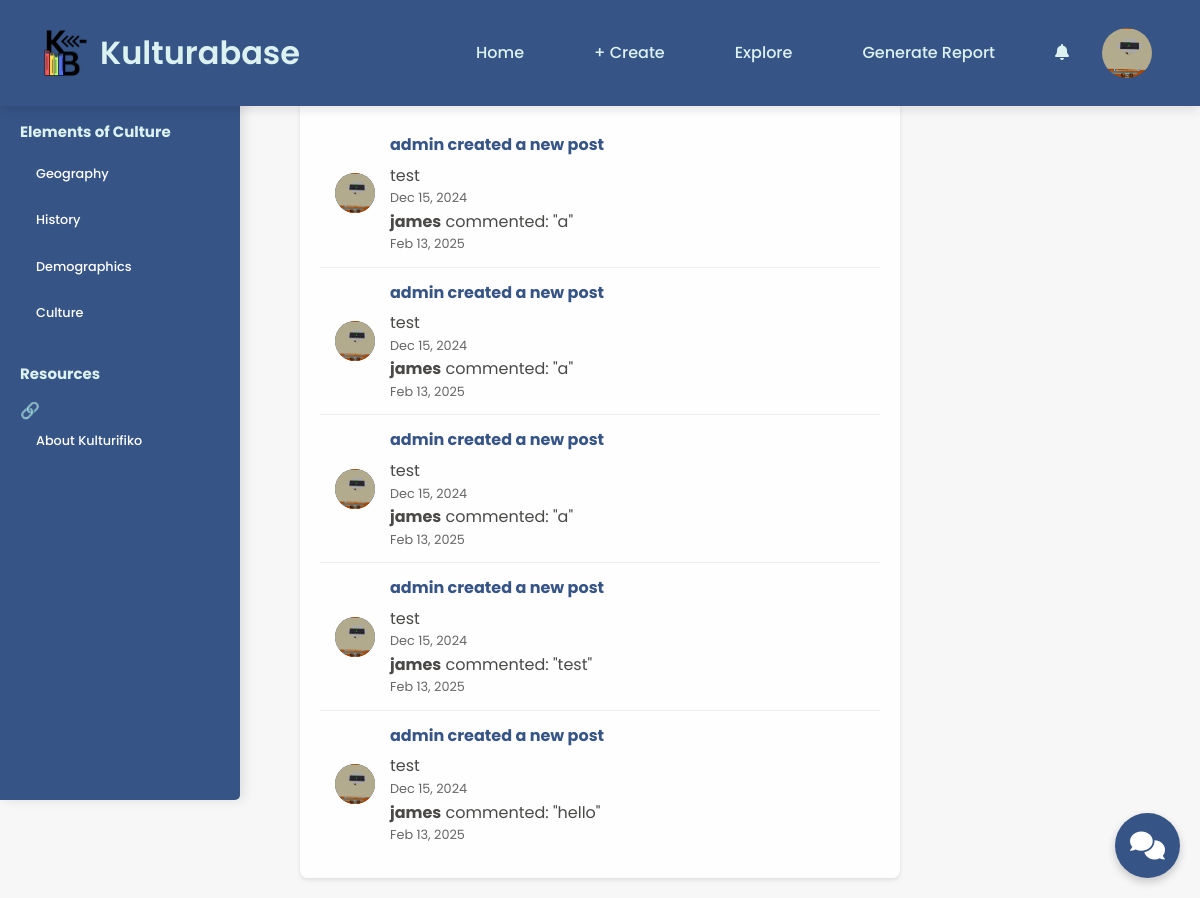
Page /user/notification.php (signed in) on the earlier database version.
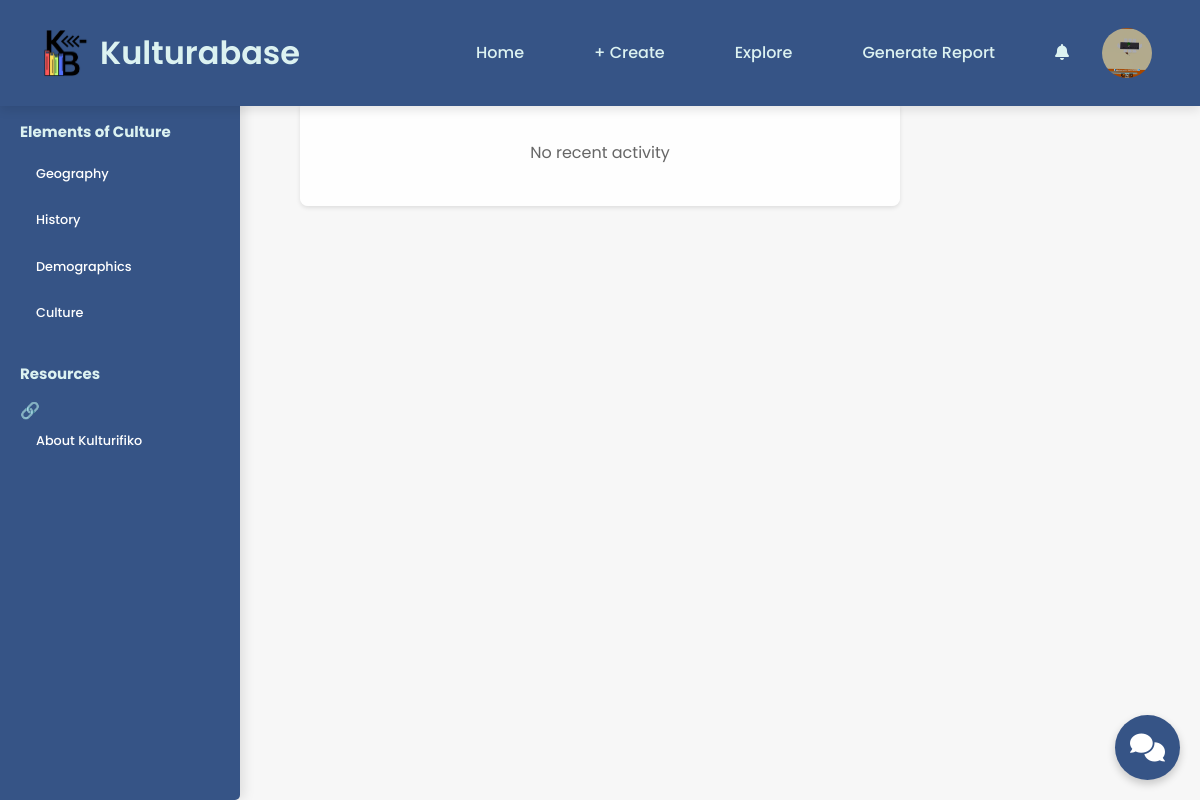
Same page on the later database version.
### tables this page shows
CREATE TABLE `users` (
  `id` int(11) NOT NULL,
  `email` varchar(255) NOT NULL,
  `username` varchar(255) NOT NULL,
  `password` varchar(255) NOT NULL,
  `full_name` varchar(255) NOT NULL,
  `about` text DEFAULT NULL,
  `location` varchar(255) DEFAULT NULL,
  `birthday` date DEFAULT NULL,
  `website` varchar(255) DEFAULT NULL,
  `skills` text DEFAULT NULL,
  `profile_picture` varchar(255) DEFAULT 'user/assets/hero/v07_20@Shanks.png',
  `isAdmin` tinyint(1) NOT NULL DEFAULT 0
);

CREATE TABLE `comments` (
  `id` int(11) NOT NULL,
  `post_id` int(11) NOT NULL,
  `user_id` int(11) NOT NULL,
  `comment_text` text NOT NULL,
  `created_at` timestamp NOT NULL DEFAULT current_timestamp()
);

CREATE TABLE `posts` (
  `id` int(11) NOT NULL,
  `user_id` int(11) NOT NULL,
  `title` varchar(300) NOT NULL,
  `description` text NOT NULL,
  `file_path` varchar(255) DEFAULT NULL,
  `culture_elements` varchar(255) DEFAULT NULL,
  `learning_styles` varchar(255) DEFAULT NULL,
  `created_at` timestamp NOT NULL DEFAULT current_timestamp()
);

### user/notification.php (the view, shortened to what this page needs)
<?php
require 'db_conn.php';
$isAdmin = $_SESSION['isAdmin'];
?>
<!DOCTYPE html>
<html lang="en">
<head>
    <link rel="stylesheet" href="https://cdnjs.cloudflare.com/ajax/libs/font-awesome/6.0.0-beta3/css/all.min.css">
    <body>
    <?php
    if (isset($_SESSION['isAdmin']) && $_SESSION['isAdmin'] == 1) {
        include 'components/layout/admin/navbar.php';
    } else {
        include 'components/layout/guest/navbar.php';
    }
    ?>
<div class="notification-container">
    <?php
    if ($isAdmin) {
        $query = "SELECT
                    p.title AS post_title,
                    p.created_at AS post_created_at,
                    u.username AS post_creator,
                    u.profile_picture AS user_avatar,
                    c.comment_text,
                    c.created_at AS comment_created_at,
                    c.user_id AS comment_user_id,
                    cu.username AS comment_user,
                    l.created_at AS like_created_at,
                    l.user_id AS like_user_id,
                    lu.username AS like_user
                FROM posts p
                JOIN users u ON p.user_id = u.id
                LEFT JOIN comments c ON p.id = c.post_id
                LEFT JOIN users cu ON c.user_id = cu.id
                LEFT JOIN likes l ON p.id = l.post_id
                LEFT JOIN users lu ON l.user_id = lu.id
                ORDER BY GREATEST(
                    IFNULL(p.created_at, 0),
                    IFNULL(c.created_at, 0),
                    IFNULL(l.created_at, 0)
                ) DESC
                LIMIT 20";
        $stmt = $conn->prepare($query);
    }
    $stmt->execute();
    $result = $stmt->get_result();
    if ($result->num_rows > 0) {
        while ($row = $result->fetch_assoc()) {
            $postTimeAgo = getTimeAgo(strtotime($row['post_created_at']));
            $commentTimeAgo = isset($row['comment_created_at']) ? getTimeAgo(strtotime($row['comment_created_at'])) : null;
            echo '<div class="notification-item">
                    <div class="notification-avatar">';
            if (!empty($row['user_avatar'])) {
                echo '<img src="' . htmlspecialchars($row['user_avatar']) . '" alt="User avatar" style="width: 40px; height: 40px; border-radius: 50%; object-fit: cover;">';
            } else {
                echo htmlspecialchars($row['avatar_letter']);
            }
            echo '</div>
                    <div class="notification-content">';
            echo '<div class="notification-title">
                    ' . htmlspecialchars($row['post_creator']) . ' created a new post
                  </div>
                  <div>' . htmlspecialchars($row['post_title']) . '</div>
                  <div class="notification-time">' . $postTimeAgo . '</div>';
            if (!empty($row['comment_text'])) {
                echo '<div class="notification-comment">
                        <strong>' . htmlspecialchars($row['comment_user']) . '</strong> commented: "' . htmlspecialchars($row['comment_text']) . '"
                      </div>
                      <div class="notification-time">' . $commentTimeAgo . '</div>';
            }
            echo '</div></div>';
        }
    } else {
        echo '<div class="no-notifications">No recent activity</div>';
    }
    function getTimeAgo($timestamp) {
        $time_difference = time() - $timestamp;
        if ($time_difference < 60) {
            return "Just now";
        } elseif ($time_difference < 3600) {
            $minutes = round($time_difference / 60);
            return $minutes . " minute" . ($minutes != 1 ? "s" : "") . " ago";
        } elseif ($time_difference < 86400) {
            $hours = round($time_difference / 3600);
            return $hours . " hour" . ($hours != 1 ? "s" : "") . " ago";
        } elseif ($time_difference < 604800) {
            $days = round($time_difference / 86400);
            return $days . " day" . ($days != 1 ? "s" : "") . " ago";
        } else {
            return date("M j, Y", $timestamp);
        }
    }
    ?>
</div>
<?php include 'components/layout/guest/sidebar.php'; ?>
<?php include 'components/widgets/chat.php'; ?>
</body>
</head>
</html>

### user/components/layout/admin/navbar.php (shortened to what this page needs)
<div class="navbar">
        <div style="display: flex; align-items: center;">
            <img src="assets/logo/logo.png" alt="Kulturifiko Logo">
            <h1>Kulturabase</h1>
        </div>
        <div class="nav-links">
            <a href="home.php" <?php echo basename($_SERVER['PHP_SELF']) == 'home.php' ? 'class="active"' : ''; ?>>Home</a>
            <a href="create-post.php" <?php echo basename($_SERVER['PHP_SELF']) == 'create-post.php' ? 'class="active"' : ''; ?>>+ Create</a>
            <a href="explore.php" <?php echo basename($_SERVER['PHP_SELF']) == 'explore.php' ? 'class="active"' : ''; ?>>Explore</a>
            <a href="generate_report.php" <?php echo basename($_SERVER['PHP_SELF']) == 'generate_report.php' ? 'class="active"' : ''; ?>>Generate Report</a>
            <div class="notification-dropdown">
                <div class="notification-icon" onclick="toggleNotificationDropdown()">
                    <i class="fas fa-bell"></i>
                </div>
            </div>
            <div class="user-dropdown">
                <div class="user-info" onclick="toggleUserDropdown()">
                    <?php
                    $user_id = $_SESSION['user_id'];
                    $query = "SELECT profile_picture, username FROM users WHERE id = ?";
                    $stmt = $conn->prepare($query);
                    $stmt->bind_param("i", $user_id);
                    $stmt->execute();
                    $result = $stmt->get_result();
                    $user = $result->fetch_assoc();
                    if ($user && !empty($user['profile_picture'])) {
                        $avatar_url = $user['profile_picture'];
                    } else {
                        $avatar_url = 'assets/default-avatar.png';
                    }
                    ?>
                    <img src="<?php echo htmlspecialchars($avatar_url); ?>" alt="Profile" class="user-avatar">
                </div>
            </div>
        </div>
    </div>

### user/components/layout/guest/sidebar.php (shortened to what this page needs)
<div class="sidebar">
    <div class="menu-section">
        <h3>Elements of Culture</h3>
        <div class="menu-item">
            <ul>
                <li><a href="geography.php" <?php echo basename($_SERVER['PHP_SELF']) == 'geography.php' ? 'class="active"' : ''; ?>>Geography</a></li>
                <li><a href="history.php" <?php echo basename($_SERVER['PHP_SELF']) == 'history.php' ? 'class="active"' : ''; ?>>History</a></li>
                <li><a href="demographics.php" <?php echo basename($_SERVER['PHP_SELF']) == 'demographics.php' ? 'class="active"' : ''; ?>>Demographics</a></li>
                <li><a href="culture.php" <?php echo basename($_SERVER['PHP_SELF']) == 'culture.php' ? 'class="active"' : ''; ?>>Culture</a></li>
            </ul>
        </div>
    </div>
    <div class="menu-section">
        <h3>Resources</h3>
        <div class="menu-item">
            <span>🔗</span>
            <a href="#">About Kulturifiko</a>
        </div>
    </div>
</div>

### user/components/widgets/chat.php (shortened to what this page needs)
<!DOCTYPE html>
<html>
<head>
    <link rel="stylesheet" href="https://cdnjs.cloudflare.com/ajax/libs/font-awesome/6.0.0/css/all.min.css">
</head>
<body>
    <div class="chat-widget">
        <div class="chat-bubble pulse" id="chatBubble">
            <i class="fas fa-comments"></i>
        </div>
    </div>
</body>
</html>

### user/notification.php (style rules this page uses)
* { margin: 0; padding: 0; box-sizing: border-box; }
body { font-family: 'Poppins', sans-serif; background-color: #f7f7f7; color: #4A4947; line-height: 1.6; padding-top: 80px; }
.notification-container { max-width: 600px; margin: 20px auto; padding: 20px; background-color: rgba(255, 255, 255, 0.9); border-radius: 8px; box-shadow: 0 2px 4px rgba(0, 0, 0, 0.1); }
.no-notifications { text-align: center; padding: 20px; color: #666; }
.notification-item { display: flex; align-items: center; padding: 15px; border-bottom: 1px solid #eee; transition: background-color 0.3s; }
.notification-item:last-child { border-bottom: none; }
.notification-avatar { width: 40px; height: 40px; border-radius: 50%; background-color: #365486; display: flex; align-items: center; justify-content: center; margin-right: 15px; color: white; font-weight: bold; }
.notification-content { flex: 1; }
.notification-title { font-weight: bold; color: #365486; margin-bottom: 5px; }
.notification-time { font-size: 0.8em; color: #666; }

### user/components/layout/admin/navbar.php (style rules this page uses)
.navbar { display: flex; justify-content: space-between; align-items: center; background-color: #365486; padding: 20px 40px; position: fixed; width: 100%; top: 0; z-index: 1000; box-shadow: 0 4px 10px rgba(0, 0, 0, 0.1); }
.navbar img { height: 50px; width: 50px; }
.navbar h1 { color: #DCF2F1; font-size: 2rem; font-weight: 600; margin-left: 10px; }
.navbar a { color: #DCF2F1; text-decoration: none; margin: 0 15px; font-size: 1rem; font-weight: 500; padding: 10px 20px; border-radius: 30px; transition: background-color 0.3s ease, color 0.3s ease; }
.nav-links { display: flex; align-items: center; }
.user-dropdown { position: relative; display: inline-block; margin-left: 15px; }
.user-info { display: flex; align-items: center; cursor: pointer; padding: 8px; border-radius: 50px; transition: background-color 0.3s ease; }
.user-avatar { width: 45px; height: 45px; border-radius: 50%; object-fit: cover; margin-right: 0; border: none; padding: 0; display: block; flex-shrink: 0; }
.notification-dropdown { position: relative; display: inline-block; margin-left: 15px; }
.notification-icon { cursor: pointer; padding: 10px; color: #DCF2F1; }
.notification-item { padding: 12px 15px; border-bottom: 1px solid #eee; display: flex; align-items: center; }

### user/components/layout/guest/sidebar.php (style rules this page uses)
.sidebar { position: fixed; top: 60px; left: 0; width: 240px; height: calc(100vh - 60px); background-color: #365486; padding: 30px 0; z-index: 999; display: flex; flex-direction: column; align-items: center; overflow-y: auto; box-shadow: 4px 0 12px rgba(0, 0, 0, 0.1); border-radius: 0 5px 5px 0; transition: transform 0.3s ease-in-out; }
.menu-section { width: 100%; padding: 0 20px; margin-bottom: 20px; }
.menu-section h3 { font-size: 15px; margin-bottom: 12px; color: #DCF2F1; }
.menu-item { width: 100%; margin: 3px 0; }
.menu-item ul { list-style: none; padding: 0; width: 100%; }
.menu-item li { margin-bottom: 10px; }
.menu-item a { color: #ffffff; text-decoration: none; font-size: 0.8rem; font-weight: 500; padding: 8px 16px; border-radius: 30px; display: block; transition: all 0.2s ease; }
.menu-item span { margin-right: 8px; }

### user/components/widgets/chat.php (style rules this page uses)
.chat-widget { position: fixed; bottom: 20px; right: 20px; z-index: 1000; }
.chat-bubble { width: 65px; height: 65px; background: #365486; border-radius: 50%; display: flex; justify-content: center; align-items: center; cursor: pointer; box-shadow: 0 4px 8px rgba(0,0,0,0.2); transition: all 0.3s ease; opacity: 1; }
.chat-bubble i { color: white; font-size: 28px; }
.pulse { animation: pulse 2s infinite; }

Differences in the rows shown:
removed comments: users.profile_picture (picture), users.username "admin", post.title "test", post.created_at "Dec 15, 2024", user.username "james", comment_text "a", created_at "Feb 13, 2025"
removed comments: users.profile_picture (picture), users.username "admin", post.title "test", post.created_at "Dec 15, 2024", user.username "james", comment_text "a", created_at "Feb 13, 2025"
removed comments: users.profile_picture (picture), users.username "admin", post.title "test", post.created_at "Dec 15, 2024", user.username "james", comment_text "a", created_at "Feb 13, 2025"
removed comments: users.profile_picture (picture), users.username "admin", post.title "test", post.created_at "Dec 15, 2024", user.username "james", comment_text "test", created_at "Feb 13, 2025"
removed comments: users.profile_picture (picture), users.username "admin", post.title "test", post.created_at "Dec 15, 2024", user.username "james", comment_text "hello", created_at "Feb 13, 2025"
Other differences:
text now shown: "No recent activity"
